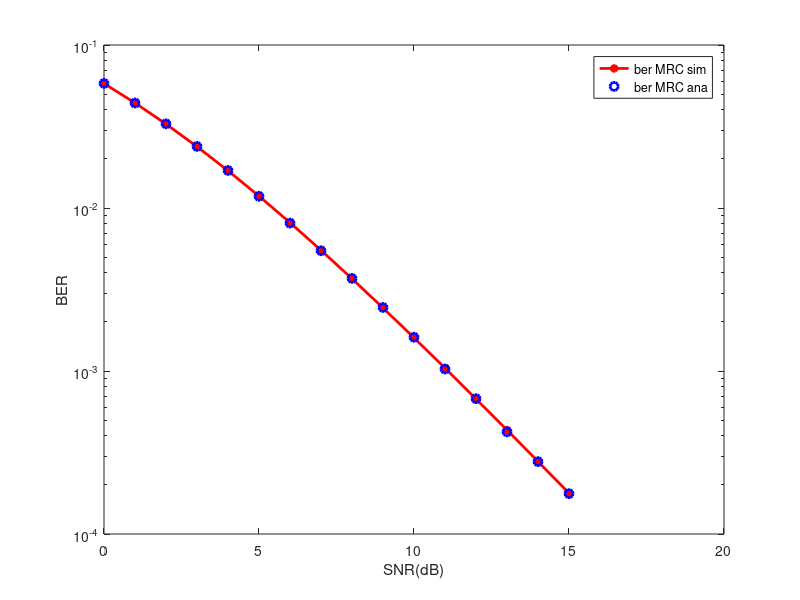

Recreate this plot in MATLAB.
clc;clear all;close all;
N=5;
m=10^6;
ip=rand(1,m)>0.5;
BPSK=2*ip-1;
snr_dB=0:1:15;
snr=10.^(snr_dB/10);
L=2;
p_R_MRC=1/2-1/2*(1+1./snr).^(-1/2);
ber_MRC_ana=p_R_MRC.^2.*(1+2*(1-p_R_MRC));
n_err=zeros(1,length(snr_dB));
for p=1:N
    for q=1:length(snr_dB)
        No=1/sqrt(2)*[randn(L,m)+1j*randn(L,m)];
        h=1/sqrt(2)*[randn(L,m)+1j*randn(L,m)];
        symbol=kron(ones(L,1),BPSK);
        rec_vector=h.*symbol+10^(-snr_dB(q)/20)*No;
       dec_matrix=sum(conj(h).*rec_vector,1)./sum(h.*conj(h),1);
        ip_hat=real(dec_matrix)>0;
        n_err(q)=n_err(q)+size(find([ip-ip_hat]),2);
    end
end
ber_MRC_sim=n_err/(N*m);
semilogy(snr_dB,ber_MRC_ana,'-r*','LineWidth',2)
hold on;
semilogy(snr_dB,ber_MRC_sim,'ob','LineWidth',2)
legend('ber MRC sim','ber MRC ana');
xlabel('SNR(dB)');
ylabel('BER');

